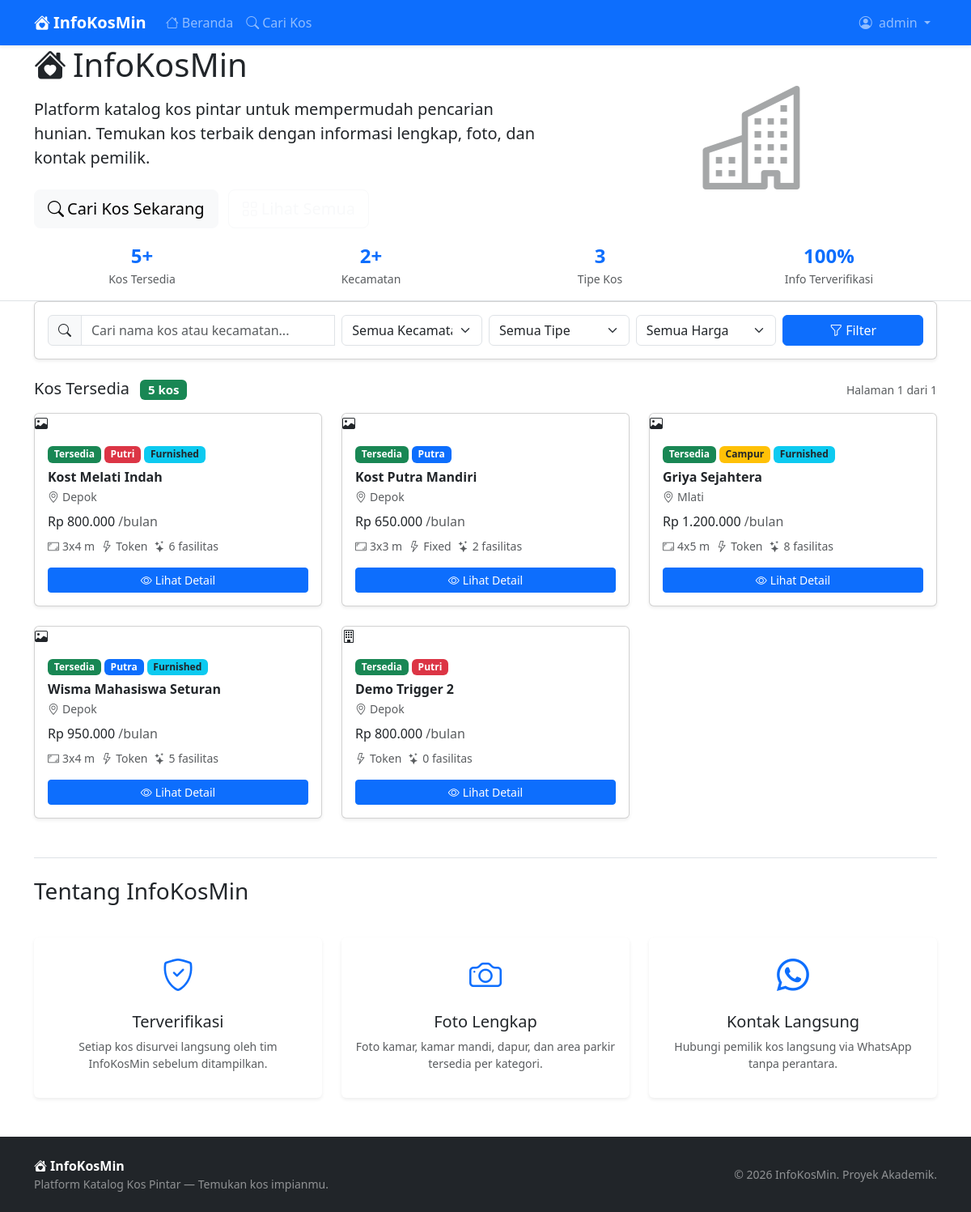
The page / (signed in) on the database its author committed.
### tables this page shows
CREATE TABLE boarding_houses (
    id_kost             INT UNSIGNED                              NOT NULL AUTO_INCREMENT,
    id_owner            INT UNSIGNED                              NOT NULL,
    kost_name           VARCHAR(150)                              NOT NULL,
    address             TEXT                                      NOT NULL,
    district            VARCHAR(100)                              NOT NULL,
    monthly_price       DECIMAL(12,2)                             NOT NULL,
    room_size           VARCHAR(30)                               NULL DEFAULT NULL,
    gender_type         ENUM('male','female','mixed')             NOT NULL,
    curfew              VARCHAR(50)                               NULL DEFAULT NULL,
    is_furnished        TINYINT(1)                                NOT NULL DEFAULT 0,
    electricity_type    ENUM('token','fixed')                     NOT NULL,
    description         TEXT                                      NULL DEFAULT NULL,
    availability_status ENUM('available','full','unavailable')    NOT NULL DEFAULT 'available',
    created_at          TIMESTAMP                                 NOT NULL DEFAULT CURRENT_TIMESTAMP,
    updated_at          TIMESTAMP                                 NOT NULL DEFAULT CURRENT_TIMESTAMP ON UPDATE CURRENT_TIMESTAMP,
    PRIMARY KEY (id_kost),
    KEY idx_district (district),
    KEY idx_availability (availability_status),
    KEY idx_gender (gender_type),
    CONSTRAINT fk_bh_owner FOREIGN KEY (id_owner)
        REFERENCES owners (id_owner)
        ON UPDATE CASCADE
        ON DELETE RESTRICT
);

### includes/functions.php (called while the page is built, shortened)
<?php
function h($value): string {
    return htmlspecialchars((string)$value, ENT_QUOTES | ENT_SUBSTITUTE, 'UTF-8');
}
function formatRupiah(float $amount): string {
    return 'Rp ' . number_format($amount, 0, ',', '.');
}
function paginate(int $totalRows, int $currentPage, int $perPage = 10): array {
    $totalPages  = (int) ceil($totalRows / $perPage);
    $currentPage = max(1, min($currentPage, max(1, $totalPages)));
    $offset      = ($currentPage - 1) * $perPage;
    return [
        'totalRows'   => $totalRows,
        'totalPages'  => $totalPages,
        'currentPage' => $currentPage,
        'perPage'     => $perPage,
        'offset'      => $offset,
    ];
}
function statusBadgeClass(string $status): string {
    return match($status) {
        'available'   => 'bg-success',
        'full'        => 'bg-danger',
        'unavailable' => 'bg-secondary',
        default       => 'bg-dark',
    };
}
function statusLabel(string $status): string {
    return match($status) {
        'available'   => 'Tersedia',
        'full'        => 'Penuh',
        'unavailable' => 'Tidak Tersedia',
        default       => ucfirst($status),
    };
}
function genderLabel(string $gender): string {
    return match($gender) {
        'male'   => 'Putra',
        'female' => 'Putri',
        'mixed'  => 'Campur',
        default  => ucfirst($gender),
    };
}
function genderBadgeClass(string $gender): string {
    return match($gender) {
        'male'   => 'bg-primary',
        'female' => 'bg-danger',
        'mixed'  => 'bg-warning text-dark',
        default  => 'bg-secondary',
    };
}
function sanitizeInput(string $input): string {
    return trim($input);
}

### index.php (the view, shortened to what this page needs)
<?php
require_once __DIR__ . '/includes/functions.php';
$pdo = getDB();
$search       = sanitizeInput($_GET['search']      ?? '');
$filterGender = sanitizeInput($_GET['gender']      ?? '');
$filterMax    = (int)($_GET['max_price']           ?? 0);
$filterDistrict = sanitizeInput($_GET['district']  ?? '');
$currentPage  = max(1, (int)($_GET['page']         ?? 1));
$perPage      = 9;
$where  = ['bh.availability_status = ?'];
$params = ['available'];
$whereSQL = 'WHERE ' . implode(' AND ', $where);
$countSQL  = "SELECT COUNT(*) FROM boarding_houses bh $whereSQL";
$countStmt = $pdo->prepare($countSQL);
$countStmt->execute($params);
$totalRows = (int)$countStmt->fetchColumn();
$pager     = paginate($totalRows, $currentPage, $perPage);
$sql = "
    SELECT
        bh.id_kost,
        bh.kost_name,
        bh.district,
        bh.monthly_price,
        bh.gender_type,
        bh.room_size,
        bh.is_furnished,
        bh.electricity_type,
        bh.availability_status,
        o.owner_name,
        o.phone_number,
        (SELECT p.photo_path FROM photos p WHERE p.id_kost = bh.id_kost ORDER BY p.uploaded_at ASC LIMIT 1) AS cover_photo,
        (SELECT COUNT(*) FROM kost_facilities kf WHERE kf.id_kost = bh.id_kost) AS facility_count
    FROM boarding_houses bh
    INNER JOIN owners o ON bh.id_owner = o.id_owner
    $whereSQL
    ORDER BY bh.created_at DESC
    LIMIT {$pager['perPage']} OFFSET {$pager['offset']}
";
$stmt = $pdo->prepare($sql);
$stmt->execute($params);
$kosts = $stmt->fetchAll();
$distStmt = $pdo->query("SELECT DISTINCT district FROM boarding_houses WHERE availability_status='available' ORDER BY district");
$districts = $distStmt->fetchAll(PDO::FETCH_COLUMN);
?>
<?php require_once __DIR__ . '/includes/header.php'; ?>
<section class="hero-section" id="home">
    <div class="container">
        <div class="row align-items-center">
            <div class="col-lg-7 mb-4 mb-lg-0">
                <h1 class="mb-3">
                    <i class="bi bi-house-heart-fill me-2"></i>InfoKosMin
                </h1>
                <p class="lead mb-4">
                    Platform katalog kos pintar untuk mempermudah pencarian hunian.
                    Temukan kos terbaik dengan informasi lengkap, foto, dan kontak pemilik.
                </p>
                <a href="#catalog" class="btn btn-light btn-lg me-2">
                    <i class="bi bi-search me-1"></i>Cari Kos Sekarang
                </a>
                <a href="pages/kost/index.php" class="btn btn-outline-light btn-lg">
                    <i class="bi bi-grid me-1"></i>Lihat Semua
                </a>
            </div>
            <div class="col-lg-5 text-center d-none d-lg-block">
                <i class="bi bi-buildings" style="font-size: 8rem; opacity: 0.4;"></i>
            </div>
        </div>
    </div>
</section>
<section class="bg-white border-bottom py-3">
    <div class="container">
        <div class="row text-center g-3">
            <div class="col-6 col-md-3">
                <div class="fw-bold text-primary fs-4"><?= $totalRows ?>+</div>
                <div class="text-muted small">Kos Tersedia</div>
            </div>
            <div class="col-6 col-md-3">
                <div class="fw-bold text-primary fs-4"><?= count($districts) ?>+</div>
                <div class="text-muted small">Kecamatan</div>
            </div>
            <div class="col-6 col-md-3">
                <div class="fw-bold text-primary fs-4">3</div>
                <div class="text-muted small">Tipe Kos</div>
            </div>
            <div class="col-6 col-md-3">
                <div class="fw-bold text-primary fs-4">100%</div>
                <div class="text-muted small">Info Terverifikasi</div>
            </div>
        </div>
    </div>
</section>
<main class="main-content" id="catalog">
    <div class="container">
        <div class="card shadow-sm mb-4">
            <div class="card-body">
                <form id="filterForm" method="GET" action="index.php">
                    <div class="row g-2">
                        <div class="col-12 col-md-4">
                            <div class="input-group">
                                <span class="input-group-text"><i class="bi bi-search"></i></span>
                                <input
                                    type="text"
                                    class="form-control"
                                    id="searchInput"
                                    name="search"
                                    placeholder="Cari nama kos atau kecamatan..."
                                    value="<?= h($search) ?>"
                                    autocomplete="off"
                                >
                            </div>
                        </div>
                        <div class="col-6 col-md-2">
                            <select class="form-select" name="district" id="districtFilter">
                                <option value="">Semua Kecamatan</option>
                            </select>
                        </div>
                        <div class="col-6 col-md-2">
                            <select class="form-select" name="gender" id="genderFilter">
                                <option value="">Semua Tipe</option>
                            </select>
                        </div>
                        <div class="col-6 col-md-2">
                            <select class="form-select" name="max_price" id="maxPriceFilter">
                                <option value="0">Semua Harga</option>
                            </select>
                        </div>
                        <div class="col-6 col-md-2 d-flex gap-2">
                            <button type="submit" class="btn btn-primary flex-grow-1">
                                <i class="bi bi-funnel me-1"></i>Filter
                            </button>
                        </div>
                    </div>
                </form>
            </div>
        </div>
        <div class="d-flex justify-content-between align-items-center mb-3">
            <h5 class="mb-0">
                <?php if ($search || $filterGender || $filterMax || $filterDistrict): ?>
                    Hasil Pencarian
                    <span class="badge bg-primary ms-2"><?= $totalRows ?> kos</span>
                <?php else: ?>
                    Kos Tersedia
                    <span class="badge bg-success ms-2"><?= $totalRows ?> kos</span>
                <?php endif; ?>
            </h5>
            <small class="text-muted">Halaman <?= $pager['currentPage'] ?> dari <?= $pager['totalPages'] ?: 1 ?></small>
        </div>
        <?php if (empty($kosts)): ?>
            <div class="alert alert-info text-center py-5">
                <i class="bi bi-search display-4 d-block mb-3"></i>
                <h5>Tidak ada kos ditemukan</h5>
                <p class="mb-3">Coba ubah kata kunci atau filter pencarian Anda.</p>
                <a href="index.php" class="btn btn-primary">
                    <i class="bi bi-arrow-left me-1"></i>Lihat Semua Kos
                </a>
            </div>
        <?php else: ?>
            <div class="row g-4">
                <?php foreach ($kosts as $kost): ?>
                    <div class="col-12 col-sm-6 col-xl-4">
                        <div class="card h-100 kost-card shadow-sm">
                            <?php if ($kost['cover_photo']): ?>
                                <div class="card-img-placeholder" style="display:none;">
                                    <i class="bi bi-image"></i>
                                </div>
                            <?php else: ?>
                                <div class="card-img-placeholder">
                                    <i class="bi bi-building"></i>
                                </div>
                            <?php endif; ?>
                            <div class="card-body d-flex flex-column">
                                <div class="mb-2 d-flex flex-wrap gap-1">
                                    <span class="badge <?= statusBadgeClass($kost['availability_status']) ?>">
                                        <?= statusLabel($kost['availability_status']) ?>
                                    </span>
                                    <span class="badge <?= genderBadgeClass($kost['gender_type']) ?>">
                                        <?= genderLabel($kost['gender_type']) ?>
                                    </span>
                                    <?php if ($kost['is_furnished']): ?>
                                        <span class="badge bg-info text-dark">Furnished</span>
                                    <?php endif; ?>
                                </div>
                                <h6 class="card-title fw-bold mb-1"><?= h($kost['kost_name']) ?></h6>
                                <p class="text-muted small mb-2">
                                    <i class="bi bi-geo-alt me-1"></i><?= h($kost['district']) ?>
                                </p>
                                <div class="price-tag mb-2">
                                    <?= formatRupiah($kost['monthly_price']) ?>
                                    <span class="text-muted fw-normal fs-6">/bulan</span>
                                </div>
                                <div class="text-muted small mb-3 d-flex flex-wrap gap-2">
                                    <?php if ($kost['room_size']): ?>
                                        <span><i class="bi bi-aspect-ratio me-1"></i><?= h($kost['room_size']) ?> m</span>
                                    <?php endif; ?>
                                    <span><i class="bi bi-lightning me-1"></i><?= ($kost['electricity_type'] === 'token') ? 'Token' : 'Fixed' ?></span>
                                    <span><i class="bi bi-stars me-1"></i><?= $kost['facility_count'] ?> fasilitas</span>
                                </div>
                                <a
                                    href="pages/kost/detail.php?id=<?= $kost['id_kost'] ?>"
                                    class="btn btn-primary btn-sm mt-auto"
                                >
                                    <i class="bi bi-eye me-1"></i>Lihat Detail
                                </a>
                            </div>
                        </div>
                    </div>
                <?php endforeach; ?>
            </div>
        <?php endif; ?>
        <section class="mt-5 pt-4 border-top" id="about">
            <div class="row g-4">
                <div class="col-12">
                    <h3 class="mb-3">Tentang InfoKosMin</h3>
                </div>
                <div class="col-md-4">
                    <div class="card h-100 border-0 bg-white shadow-sm text-center p-3">
                        <i class="bi bi-shield-check text-primary fs-1 mb-3"></i>
                        <h5>Terverifikasi</h5>
                        <p class="text-muted small">Setiap kos disurvei langsung oleh tim InfoKosMin sebelum ditampilkan.</p>
                    </div>
                </div>
                <div class="col-md-4">
                    <div class="card h-100 border-0 bg-white shadow-sm text-center p-3">
                        <i class="bi bi-camera text-primary fs-1 mb-3"></i>
                        <h5>Foto Lengkap</h5>
                        <p class="text-muted small">Foto kamar, kamar mandi, dapur, dan area parkir tersedia per kategori.</p>
                    </div>
                </div>
                <div class="col-md-4">
                    <div class="card h-100 border-0 bg-white shadow-sm text-center p-3">
                        <i class="bi bi-whatsapp text-primary fs-1 mb-3"></i>
                        <h5>Kontak Langsung</h5>
                        <p class="text-muted small">Hubungi pemilik kos langsung via WhatsApp tanpa perantara.</p>
                    </div>
                </div>
            </div>
        </section>
    </div>
</main>
<?php require_once __DIR__ . '/includes/footer.php'; ?>

### rows shown on the page
boarding_houses: availability_status "Tersedia", gender_type "Putri", is_furnished "Furnished", kost_name "Kost Melati Indah", district "Depok", monthly_price "Rp 800.000", room_size "3x4", electricity_type "Token", facility_count "6"
boarding_houses: availability_status "Tersedia", gender_type "Putra", kost_name "Kost Putra Mandiri", district "Depok", monthly_price "Rp 650.000", room_size "3x3", electricity_type "Fixed", facility_count "2"
boarding_houses: availability_status "Tersedia", gender_type "Campur", is_furnished "Furnished", kost_name "Griya Sejahtera", district "Mlati", monthly_price "Rp 1.200.000", room_size "4x5", electricity_type "Token", facility_count "8"
boarding_houses: availability_status "Tersedia", gender_type "Putra", is_furnished "Furnished", kost_name "Wisma Mahasiswa Seturan", district "Depok", monthly_price "Rp 950.000", room_size "3x4", electricity_type "Token", facility_count "5"
boarding_houses: availability_status "Tersedia", gender_type "Putri", kost_name "Demo Trigger 2", district "Depok", monthly_price "Rp 800.000", electricity_type "Token", facility_count "0"

### other values the page prints
$_SESSION['username'] "admin"
$totalRows "5"
count($districts) "2"
$pager['currentPage'] "1"
$pager['totalPages'] ?: 1 "1"
